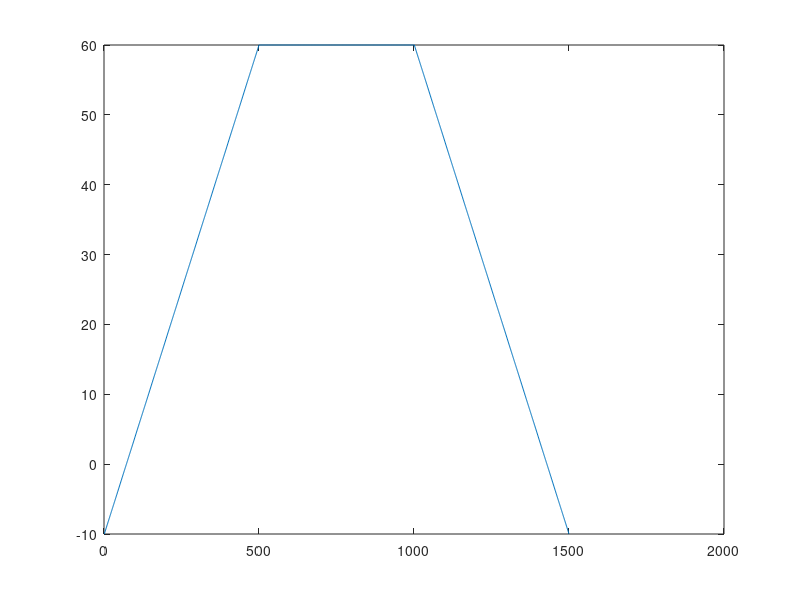

MATLAB code for this plot:
clear;


% t = linspace(0,1,500);
% knee_ref1 = 50*t;
% knee_ref2 = 50*(flip(t));
% 
% knee_ref = [knee_ref1, knee_ref2];
% 
% save("ref50angle.mat");


t = linspace(0,1,500);
ref1 = 70*t-10;
ref2 = 60*ones(1,length(t));

knee_ref = [ref1, ref2, flip(ref1)];

plot(knee_ref);

save("reference_for_thesis.mat");
